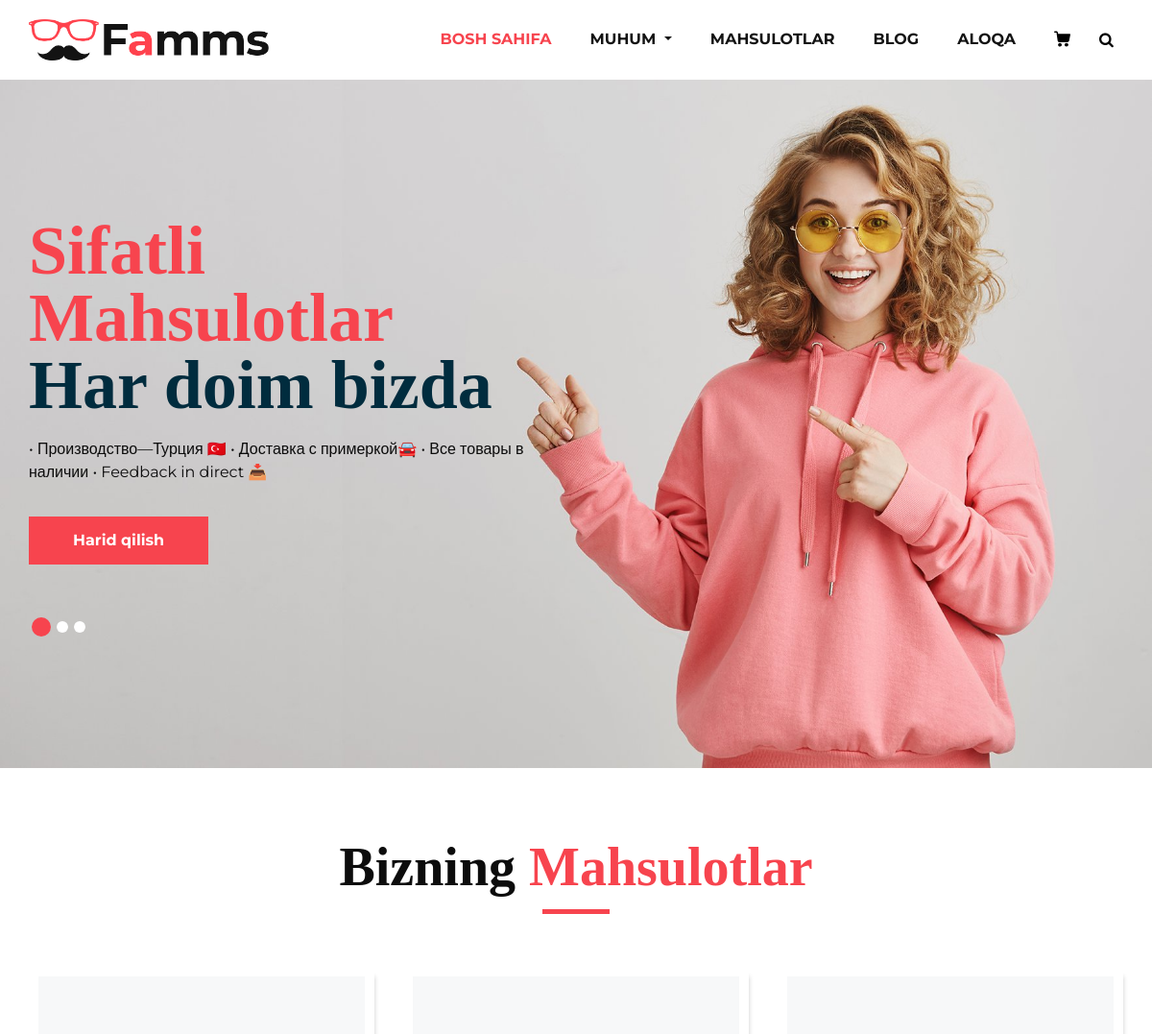
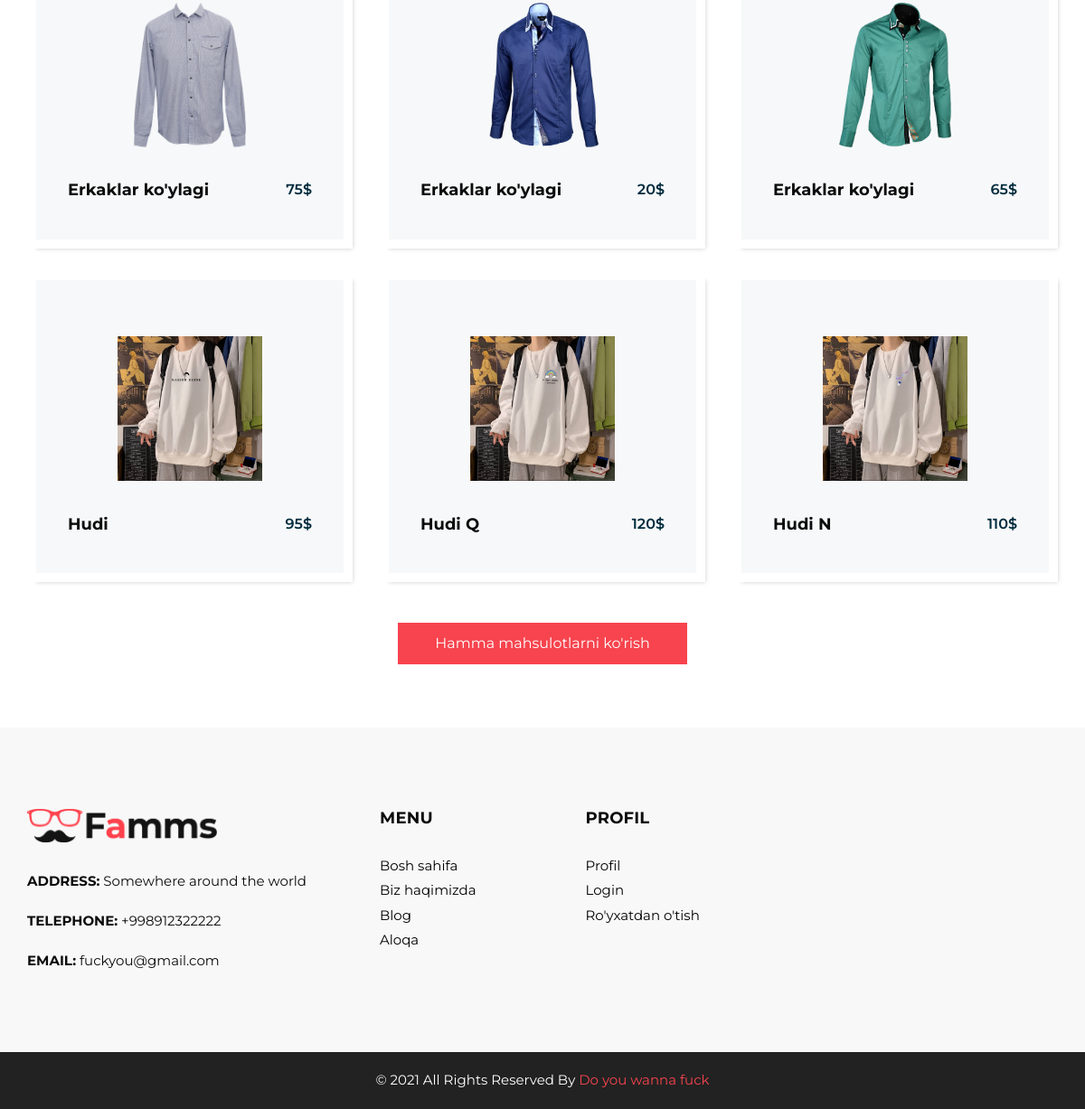
The app's page /product/ with its own data (2 pictures, top to bottom).
### main/models.py (models this page shows)
class Products(models.Model):
    name = models.CharField(max_length=200)
    price = models.IntegerField()
    rasm = models.ImageField(verbose_name="Rasm")

### main/views.py (the view)
# urls.py: path('product/', Product, name="products"),
def Product(request):
    product = Products.objects.all()
    return render(request,'products.html',{
        'products': product
    })

### templates/products.html (shortened to what this page needs)
{% load static %}
<!DOCTYPE html>
<html>
   <head>
      <link rel="stylesheet" type="text/css" href="{% static 'css/bootstrap.css' %}" />
      <link href="{% static 'css/font-awesome.min.css' %}" rel="stylesheet" />
      <link href="{% static 'css/style.css' %}" rel="stylesheet" />
      <link href="{% static 'css/responsive.css' %}" rel="stylesheet" />
   </head>
   <body>
      <div class="hero_area">
         <header class="header_section">
            <div class="container">
               <nav class="navbar navbar-expand-lg custom_nav-container ">
                  <a class="navbar-brand" href="index.html"><img width="250" src="{% static 'images/logo.png' %}" alt="#" /></a>
                  <div class="collapse navbar-collapse" id="navbarSupportedContent">
                     <ul class="navbar-nav">
                        <li class="nav-item active">
                           <a class="nav-link" href="index.html">Bosh sahifa<span class="sr-only">(current)</span></a>
                        </li>
                       <li class="nav-item dropdown">
                           <a class="nav-link dropdown-toggle" href="#" data-toggle="dropdown" role="button" aria-haspopup="true" aria-expanded="true"> <span class="nav-label">Muhum </a>
                        </li>
                        <li class="nav-item">
                           <a class="nav-link" href="product.html">Mahsulotlar</a>
                        </li>
                        <li class="nav-item">
                           <a class="nav-link" href="blog_list.html">Blog</a>
                        </li>
                        <li class="nav-item">
                           <a class="nav-link" href="contact.html">Aloqa</a>
                        </li>
                        <li class="nav-item">
                           <a class="nav-link" href="#">
                           </a>
                        </li>
                        <form class="form-inline">
                           <button class="btn  my-2 my-sm-0 nav_search-btn" type="submit">
                           <i class="fa fa-search" aria-hidden="true"></i>
                           </button>
                        </form>
                     </ul>
                  </div>
               </nav>
            </div>
         </header>
         <section class="slider_section ">
            <div class="slider_bg_box">
               <img src="{% static 'images/slider-bg.jpg' %}" alt="">
            </div>
            <div id="customCarousel1" class="carousel slide" data-ride="carousel">
               <div class="carousel-inner">
                  <div class="carousel-item active">
                     <div class="container ">
                        <div class="row">
                           <div class="col-md-7 col-lg-6 ">
                              <div class="detail-box">
                                 <h1>
                                    <span>
                                    Sifatli Mahsulotlar
                                    </span>
                                    <br>
                                    Har doim bizda
                                 </h1>
                                 <p>
                                    • Производство—Турция 🇹🇷
                                    • Доставка с примеркой🚘
                                    • Все товары в наличии
                                    • Feedback in direct 📥
                                 </p>
                                 <div class="btn-box">
                                    <a href="" class="btn1">
                                    Harid qilish
                                    </a>
                                 </div>
                              </div>
                           </div>
                        </div>
                     </div>
                  </div>
               </div>
               <div class="container">
                  <ol class="carousel-indicators">
                     <li data-target="#customCarousel1" data-slide-to="0" class="active"></li>
                     <li data-target="#customCarousel1" data-slide-to="1"></li>
                     <li data-target="#customCarousel1" data-slide-to="2"></li>
                  </ol>
               </div>
            </div>
         </section>
      </div>
      <section class="product_section layout_padding">
         <div class="container">
            <div class="heading_container heading_center">
               <h2>
                  Bizning  <span>Mahsulotlar</span>
               </h2>
            </div>
            <div class="row">
               {% for p in products %}
               <div class="col-sm-6 col-md-4 col-lg-4">
                  <div class="box">
                     <div class="img-box">
                        <img src="{{ p.rasm.url }}" alt="">
                     </div>
                     <div class="detail-box">
                        <h5>
                            {{ p.name }}
                        </h5>
                        <h6>
                           {{ p.price }}$
                        </h6>
                     </div>
                  </div>
               </div>
               {% endfor %}
                  </div>
               </div>
            <div class="btn-box">
               <a href="">
               Hamma mahsulotlarni ko'rish
               </a>
            </div>
      </section>
      <footer>
         <div class="container">
            <div class="row">
               <div class="col-md-4">
                   <div class="full">
                      <div class="logo_footer">
                        <a href="#"><img width="210" src="{% static 'images/logo.png' %}" alt="#" /></a>
                      </div>
                      <div class="information_f">
                        <p><strong>ADDRESS:</strong> Somewhere around the world</p>
                        <p><strong>TELEPHONE:</strong> +998912322222</p>
                        <p><strong>EMAIL:</strong> fuckyou@gmail.com</p>
                      </div>
                   </div>
               </div>
               <div class="col-md-8">
                  <div class="row">
                  <div class="col-md-7">
                     <div class="row">
                        <div class="col-md-6">
                     <div class="widget_menu">
                        <h3>Menu</h3>
                        <ul>
                           <li><a href="#">Bosh sahifa</a></li>
                           <li><a href="#">Biz haqimizda</a></li>
                           <li><a href="#">Blog</a></li>
                           <li><a href="#">Aloqa</a></li>
                        </ul>
                     </div>
                  </div>
                  <div class="col-md-6">
                     <div class="widget_menu">
                        <h3>Profil</h3>
                        <ul>
                           <li><a href="#">Profil</a></li>
                           <li><a href="#">Login</a></li>
                           <li><a href="#">Ro'yxatdan o'tish</a></li>
                        </ul>
                     </div>
                  </div>
                     </div>
                  </div>
                  </div>
                  </div>
               </div>
            </div>
      </footer>
      <div class="cpy_">
         <p>© 2021 All Rights Reserved By <a href="https://html./">Do you wanna fuck</a></p>
      </div>
   </body>
</html>

### assets/css/responsive.css (style rules this page uses)
@media (min-width: 1200px) { .container { max-width: 1170px; } }

### records on screen
Products: rasm (picture), name "Erkaklar ko'ylagi", price "75"
Products: rasm (picture), name "Erkaklar ko'ylagi", price "20"
Products: rasm (picture), name "Erkaklar ko'ylagi", price "65"
Products: rasm (picture), name "Hudi", price "95"
Products: rasm (picture), name "Hudi Q", price "120"
Products: rasm (picture), name "Hudi N", price "110"
